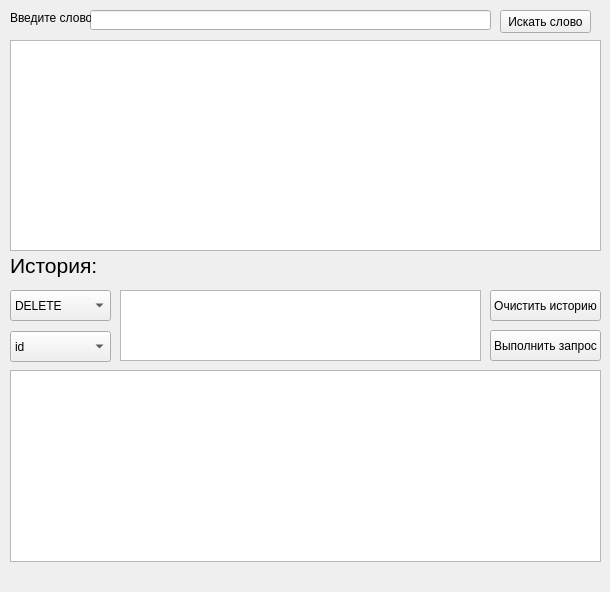
<?xml version="1.0" encoding="UTF-8"?>
<ui version="4.0">
 <class>Form</class>
 <widget class="QWidget" name="Form">
  <property name="geometry">
   <rect>
    <x>0</x>
    <y>0</y>
    <width>610</width>
    <height>592</height>
   </rect>
  </property>
  <property name="windowTitle">
   <string>Form</string>
  </property>
  <widget class="QPushButton" name="pushButton">
   <property name="geometry">
    <rect>
     <x>500</x>
     <y>10</y>
     <width>91</width>
     <height>23</height>
    </rect>
   </property>
   <property name="text">
    <string>Искать слово</string>
   </property>
  </widget>
  <widget class="QLabel" name="label">
   <property name="geometry">
    <rect>
     <x>10</x>
     <y>250</y>
     <width>91</width>
     <height>31</height>
    </rect>
   </property>
   <property name="text">
    <string>&lt;html&gt;&lt;head/&gt;&lt;body&gt;&lt;p&gt;&lt;span style=&quot; font-size:16pt;&quot;&gt;История:&lt;/span&gt;&lt;/p&gt;&lt;/body&gt;&lt;/html&gt;</string>
   </property>
  </widget>
  <widget class="QLineEdit" name="lineEdit">
   <property name="geometry">
    <rect>
     <x>90</x>
     <y>10</y>
     <width>401</width>
     <height>20</height>
    </rect>
   </property>
   <property name="text">
    <string/>
   </property>
  </widget>
  <widget class="QTextBrowser" name="textBrowser">
   <property name="geometry">
    <rect>
     <x>10</x>
     <y>40</y>
     <width>591</width>
     <height>211</height>
    </rect>
   </property>
  </widget>
  <widget class="QPushButton" name="pushButton_2">
   <property name="geometry">
    <rect>
     <x>490</x>
     <y>330</y>
     <width>111</width>
     <height>31</height>
    </rect>
   </property>
   <property name="text">
    <string>Выполнить запрос</string>
   </property>
  </widget>
  <widget class="QTextEdit" name="textEdit">
   <property name="geometry">
    <rect>
     <x>120</x>
     <y>290</y>
     <width>361</width>
     <height>71</height>
    </rect>
   </property>
   <property name="html">
    <string>&lt;!DOCTYPE HTML PUBLIC &quot;-//W3C//DTD HTML 4.0//EN&quot; &quot;http://www.w3.org/TR/REC-html40/strict.dtd&quot;&gt;
&lt;html&gt;&lt;head&gt;&lt;meta name=&quot;qrichtext&quot; content=&quot;1&quot; /&gt;&lt;style type=&quot;text/css&quot;&gt;
p, li { white-space: pre-wrap; }
&lt;/style&gt;&lt;/head&gt;&lt;body style=&quot; font-family:'MS Shell Dlg 2'; font-size:8.25pt; font-weight:400; font-style:normal;&quot;&gt;
&lt;p style=&quot;-qt-paragraph-type:empty; margin-top:12px; margin-bottom:12px; margin-left:0px; margin-right:0px; -qt-block-indent:0; text-indent:0px;&quot;&gt;&lt;br /&gt;&lt;/p&gt;&lt;/body&gt;&lt;/html&gt;</string>
   </property>
  </widget>
  <widget class="QPushButton" name="pushButton_3">
   <property name="geometry">
    <rect>
     <x>490</x>
     <y>290</y>
     <width>111</width>
     <height>31</height>
    </rect>
   </property>
   <property name="text">
    <string>Очистить историю</string>
   </property>
  </widget>
  <widget class="QComboBox" name="comboBox">
   <property name="geometry">
    <rect>
     <x>10</x>
     <y>290</y>
     <width>101</width>
     <height>31</height>
    </rect>
   </property>
   <item>
    <property name="text">
     <string>DELETE</string>
    </property>
   </item>
   <item>
    <property name="text">
     <string>SELECT</string>
    </property>
   </item>
  </widget>
  <widget class="QComboBox" name="comboBox_2">
   <property name="geometry">
    <rect>
     <x>10</x>
     <y>331</y>
     <width>101</width>
     <height>31</height>
    </rect>
   </property>
   <item>
    <property name="text">
     <string>id</string>
    </property>
   </item>
   <item>
    <property name="text">
     <string>name</string>
    </property>
   </item>
   <item>
    <property name="text">
     <string>part_of_speech</string>
    </property>
   </item>
   <item>
    <property name="text">
     <string>normal_form</string>
    </property>
   </item>
  </widget>
  <widget class="QTableWidget" name="tableWidget">
   <property name="geometry">
    <rect>
     <x>10</x>
     <y>370</y>
     <width>591</width>
     <height>192</height>
    </rect>
   </property>
   <property name="minimumSize">
    <size>
     <width>591</width>
     <height>0</height>
    </size>
   </property>
  </widget>
  <widget class="QLabel" name="label_2">
   <property name="geometry">
    <rect>
     <x>10</x>
     <y>10</y>
     <width>81</width>
     <height>16</height>
    </rect>
   </property>
   <property name="text">
    <string>Введите слово:</string>
   </property>
  </widget>
  <widget class="QLabel" name="label_4">
   <property name="geometry">
    <rect>
     <x>10</x>
     <y>570</y>
     <width>581</width>
     <height>20</height>
    </rect>
   </property>
   <property name="text">
    <string/>
   </property>
  </widget>
 </widget>
 <resources/>
 <connections/>
</ui>
